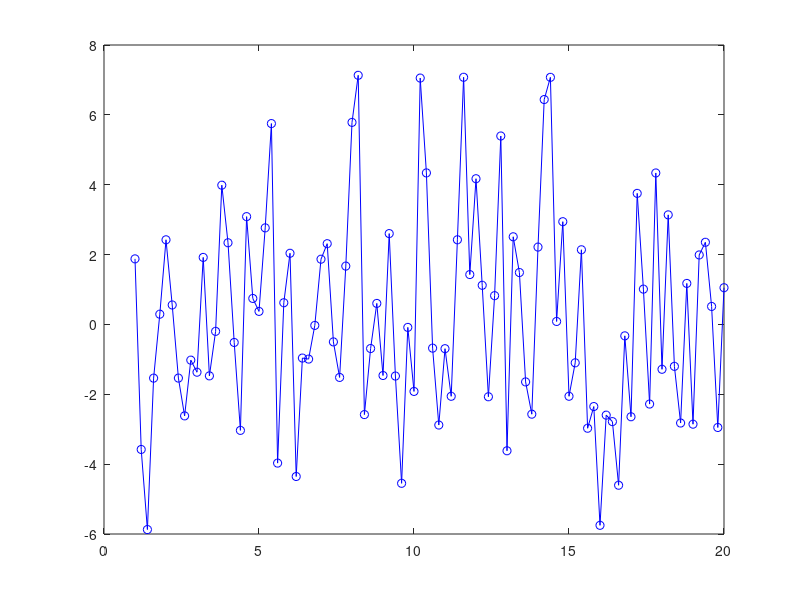

MATLAB code to generate this figure:
function [ff] = GPprior()

% Generate some data from a Gaussian Process
X = 1:0.2:20;
X = X';
[M,N] = size(X);
for i = 1:M
    ff(i) = 0 + randn(1,1)*CovKernel(X(i,:),X(i,:));
end

plot(X,ff,'-ob');

%%
function K = CK(N_Time, M_Time)
K = (1+N_Time*M_Time')^3;

function K = CovKernel(N_Time, M_Time)
[N_m,N_n] = size(N_Time);
[M_m,M_n] = size(M_Time);

p1 = 1; %Theta
p2 = 1; %Tao
p3 = 1; %Sigma
p4 = 1; %Pha
p5 = 1; %Nan
p6 = 1; %Cathy
p7 = 1; %Delta

kerf = @(z)((p1^2)*exp(-2*(sin(pi*(z)/p2)).^2/(p3^2)) ...
           +(p1^2)*(p4^2)*exp(-(z).^2/(2*p5^2)) ...
           +(p6^2)*p7);

for i = 1:N_m
    for j = 1:M_m
        s = N_Time(i,:);
        t = M_Time(j,:);       
        K(i,j) = kerf(s-t);
    end
end

K = K + 0.00001*eye(N_m,M_m); %Avoid singular

